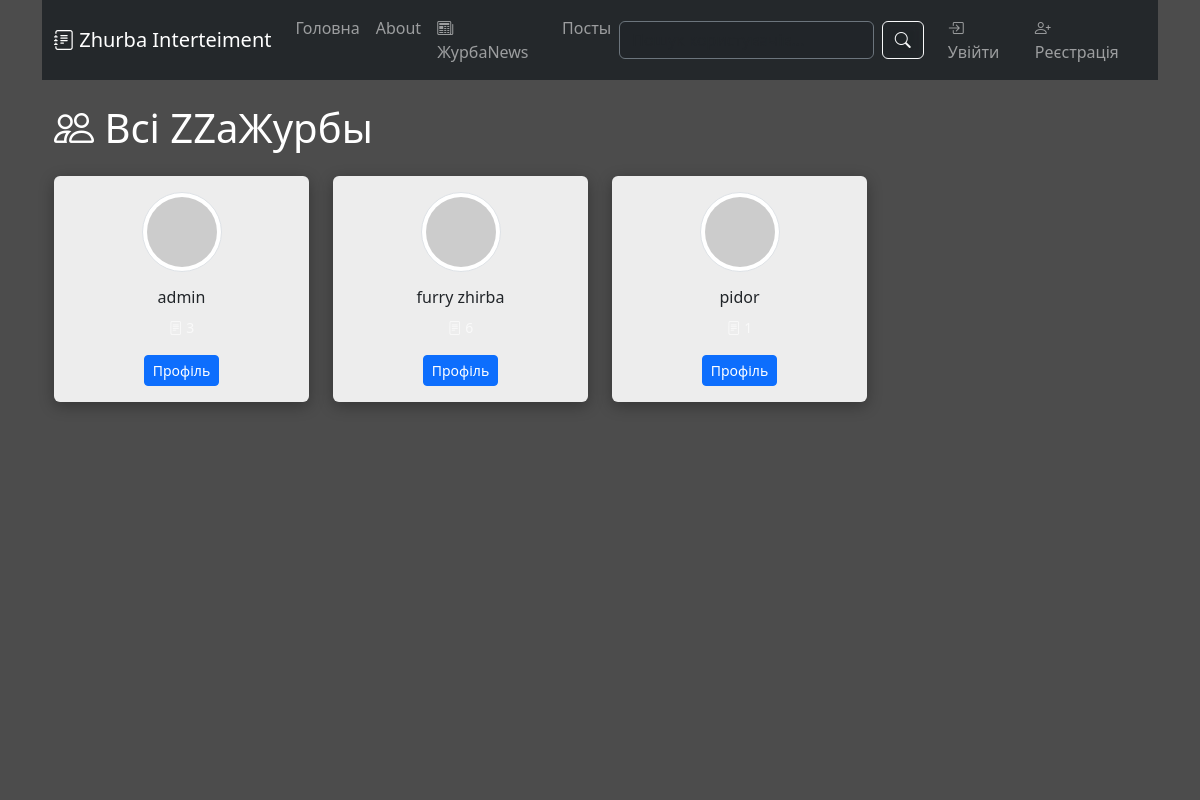
Screenshot of /users with the database file from the repository.
### app.py (models this page shows, shortened)
class User(db.Model, UserMixin):
    id = db.Column(db.Integer, primary_key=True)
    username = db.Column(db.String(80), unique=True, nullable=False)
    email = db.Column(db.String(120), unique=True, nullable=False)
    password_hash = db.Column(db.String(200), nullable=False)
    date_registered = db.Column(db.DateTime, default=datetime.utcnow)
    avatar_path = db.Column(db.String(200), nullable=True)
    is_admin = db.Column(db.Boolean, default=False)
    articles = db.relationship('Article', backref='author', lazy=True, cascade='all, delete-orphan')
    comments = db.relationship('Comment', backref='author', lazy=True, cascade='all, delete-orphan')
    def avatar(self, size=100):
        try:
            if self.email:
                email_hash = hashlib.md5(self.email.lower().encode('utf-8')).hexdigest()
                return f"https://www.gravatar.com/avatar/{email_hash}?s={size}&d=identicon"
            return url_for('static', filename='avatars/default.png')
        except Exception as e:
            print(f"Помилка avatar(): {e}")
            return url_for('static', filename='avatars/default.png')

### app.py (the view)
@app.route('/users')
def all_users():
    page = request.args.get('page', 1, type=int)
    users = User.query.order_by(User.username).paginate(page=page, per_page=12)
    return render_template('all_users.html', users=users)

### templates/all_users.html (shortened to what this page needs)
{% extends 'base.html' %}
{% block body %}
<div class="container mt-4">
    <h1 class="mb-4">
        <i class="bi bi-people"></i> Всі ZZаЖурбы
    </h1>
    <div class="row">
        {% for user in users.items %}
            <div class="col-md-3 mb-3">
                <div class="card h-100">
                    <div class="card-body text-center">
                        <img src="{{ user.avatar(80) }}"
                             class="rounded-circle img-thumbnail mb-3"
                             style="width: 80px; height: 80px; object-fit: cover;">
                        <h6 class="card-title">{{ user.username }}</h6>
                        <p class="card-text">
                            <small class="text-muted">
                                <i class="bi bi-file-text"></i> {{ user.articles|length }}
                            </small>
                        </p>
                        <a href="{{ url_for('user_profile', user_id=user.id) }}"
                           class="btn btn-sm btn-primary">
                            Профіль
                        </a>
                    </div>
                </div>
            </div>
        {% endfor %}
    </div>
</div>
{% endblock %}

### templates/base.html (shortened to what this page needs)
<!DOCTYPE html>
<html lang="uk">
<head>
    <link rel="stylesheet" href="https://cdn.jsdelivr.net/npm/bootstrap@5.3.3/dist/css/bootstrap.min.css">
    <link rel="stylesheet" href="https://cdn.jsdelivr.net/npm/bootstrap-icons@1.11.3/font/bootstrap-icons.min.css">
    <link rel="stylesheet" href="{{ url_for('static', filename='css/main.css') }}">
</head>
<body>
    <div class="video-background">
        <iframe
            src="https://www.youtube.com/embed/iutfQ8okGX8?autoplay=1&mute=1&loop=1&playlist=iutfQ8okGX8&controls=0&showinfo=0&modestbranding=1&iv_load_policy=3&disablekb=1&fs=0&rel=0"
            frameborder="0"
            allow="autoplay; encrypted-media"
            allowfullscreen>
        </iframe>
    </div>
    <div class="overlay"></div>
    <div class="content">
        <div class="container">
            <nav class="navbar navbar-expand-lg navbar-dark bg-transparent mb-4">
                <div class="container-fluid">
                    <a class="navbar-brand" href="/">
                        <i class="bi bi-journal-text"></i> Zhurba Interteiment
                    </a>
                    <div class="collapse navbar-collapse" id="navbarNav">
                        <ul class="navbar-nav me-auto">
                            <li class="nav-item">
                                <a class="nav-link" href="/">Головна</a>
                            </li>
                            <li class="nav-item">
                                <a class="nav-link" href="/about">About</a>
                            </li>
                            <li class="nav-item">
                                <a class="nav-link" href="/news">
                                    <i class="bi bi-newspaper"></i> ЖурбаNews
                                </a>
                            </li>
                            <li class="nav-item">
                                <a class="nav-link" href="/posts">Посты</a>
                            </li>
                        </ul>
                        <form class="d-flex me-3" action="{{ url_for('search_users') }}" method="GET">
                            <input class="form-control me-2 bg-dark text-white border-secondary" type="search" name="q" placeholder="Пошук користувачів..." aria-label="Search" required>
                            <button class="btn btn-outline-light" type="submit">
                                <i class="bi bi-search"></i>
                            </button>
                        </form>
                        <ul class="navbar-nav">
                            {% if current_user.is_authenticated %}
                                <li class="nav-item dropdown">
                                    <a class="nav-link dropdown-toggle d-flex align-items-center" href="#" id="userDropdown" role="button" data-bs-toggle="dropdown">
                                        <img src="{{ current_user.avatar(30) }}" class="avatar-small me-2" alt="Avatar">
                                        {{ current_user.username }}
                                    </a>
                                    <ul class="dropdown-menu dropdown-menu-end">
                                        <li><a class="dropdown-item" href="{{ url_for('profile') }}">
                                            <i class="bi bi-person"></i> Мій профіль
                                        </a></li>
                                        <li><hr class="dropdown-divider"></li>
                                        <li><a class="dropdown-item" href="{{ url_for('logout') }}">
                                            <i class="bi bi-box-arrow-right"></i> Вийти
                                        </a></li>
                                    </ul>
                                </li>
                            {% else %}
                                <li class="nav-item">
                                    <a class="nav-link" href="{{ url_for('login') }}">
                                        <i class="bi bi-box-arrow-in-right"></i> Увійти
                                    </a>
                                </li>
                                <li class="nav-item">
                                    <a class="nav-link" href="{{ url_for('register') }}">
                                        <i class="bi bi-person-plus"></i> Реєстрація
                                    </a>
                                </li>
                            {% endif %}
                        </ul>
                    </div>
                </div>
            </nav>
            {% block body %}{% endblock %}
        </div>
    </div>
</body>
</html>

### static/css/main.css (style rules this page uses)
.card { transition: transform 0.3s, box-shadow 0.3s; }
.btn { transition: all 0.3s ease; }
.nav-link { transition: color 0.3s ease, background-color 0.3s ease; }

### templates/base.html (style rules this page uses)
.video-background { position: fixed; top: 0; left: 0; width: 100%; height: 100%; z-index: -2; overflow: hidden; pointer-events: none; }
.video-background iframe { position: absolute; top: 50%; left: 50%; width: 100vw; height: 56.25vw; min-height: 100vh; min-width: 177.77vh; transform: translate(-50%, -50%); border: none; pointer-events: none; }
.overlay { position: fixed; top: 0; left: 0; width: 100%; height: 100%; background: rgba(0, 0, 0, 0.7); z-index: -1; }
.content { position: relative; z-index: 1; min-height: 100vh; color: white; }
.navbar { background-color: rgba(33, 37, 41, 0.9) !important; backdrop-filter: blur(5px); }
.card { background-color: rgba(255, 255, 255, 0.9); backdrop-filter: blur(5px); border: none; box-shadow: 0 4px 15px rgba(0, 0, 0, 0.3); }
.form-control, .btn { backdrop-filter: blur(5px); }
.text-muted { color: rgba(255,255,255,0.7) !important; }

### rows the page displays
User: username "admin"
User: username "furry zhirba"
User: username "pidor"
